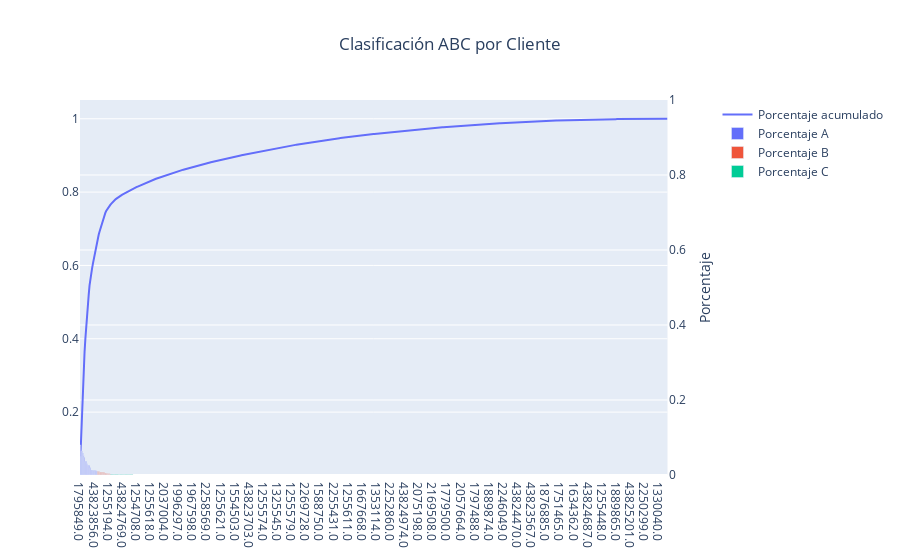

Write notebook code for a chart like this one.
### Code cell
fig = make_subplots(specs=[[{"secondary_y": True}]])

# Agregar gráfico de líneas
fig.add_trace(
    go.Scatter(x=df_customer['CUSTOMER_NO'], y=df_customer['cumulative_percentage'], mode='lines', name='Porcentaje acumulado'),
    secondary_y=False
)

# Agregar gráfico de barras con colores distintos por categoría
colors = px.colors.qualitative.Plotly

categories = df_customer['category'].unique()
for i, category in enumerate(categories):
    df_category = df_customer[df_customer['category'] == category]
    fig.add_trace(
        go.Bar(
            x=df_category['CUSTOMER_NO'],
            y=df_category['percentage'],
            name=f'Porcentaje {category}',
            marker_color=colors[i % len(colors)] 
        ),
        secondary_y=True
    )

# Configurar el rango del eje Porcentaje
fig.update_yaxes(
    range=[0, 1], 
    title_text='Porcentaje',
    secondary_y=True
)

fig.update_layout(
    title_text='Clasificación ABC por Cliente',  
    title_x=0.5 
)

fig.show()

### Figure 1 — Plotly figure (JSON) as saved in the notebook; plotly's stock layout.template omitted (floating-point values rounded to 4 significant figures; data arrays with more than 128 entries replaced by an {"elided": "..."} marker saying what was removed)
{"data": [{"mode": "lines", "name": "Porcentaje acumulado", "type": "scatter", "x": {"elided": "708 str values"}, "xaxis": "x", "y": {"elided": "708 float values"}, "yaxis": "y"}, {"marker": {"color": "#636EFA"}, "name": "Porcentaje A", "type": "bar", "x": ["1795849.0", "1255123.0", "1255548.0", "1740542.0", "1254798.0", "1825549.0", "1369085.0", "1255216.0", "43825307.0", "2015040.0", "1842327.0", "43824564.0", "2203715.0", "43825305.0", "2203449.0", "1345459.0", "1510339.0", "43823856.0", "1418561.0", "1254704.0", "1255193.0"], "xaxis": "x", "y": [0.07967, 0.06346, 0.06313, 0.05838, 0.0523, 0.04754, 0.03652, 0.03648, 0.03024, 0.02663, 0.02611, 0.02506, 0.0192, 0.01359, 0.01304, 0.01288, 0.01281, 0.01277, 0.01176, 0.0116, 0.01049], "yaxis": "y2"}, {"marker": {"color": "#EF553B"}, "name": "Porcentaje B", "type": "bar", "x": ["1255122.0", "43824317.0", "2203719.0", "1254686.0", "43825356.0", "43823585.0", "1254612.0", "43823870.0", "1255557.0", "43824548.0", "1825211.0", "1255192.0", "1254740.0", "1255194.0", "2254513.0", "1254802.0"], "xaxis": "x", "y": [0.01025, 0.009622, 0.008415, 0.008241, 0.008077, 0.007973, 0.007679, 0.007624, 0.006604, 0.005185, 0.004939, 0.004093, 0.003378, 0.003165, 0.003144, 0.002925], "yaxis": "y2"}, {"marker": {"color": "#00CC96"}, "name": "Porcentaje C", "type": "bar", "x": ["43824321.0", "1254707.0", "1254765.0", "1254690.0", "1255585.0", "1254688.0", "1254687.0", "1255235.0", "1254731.0", "1254733.0", "1254720.0", "1551997.0", "1255614.0", "1509644.0", "43824769.0", "1254711.0", "1254734.0", "1402387.0", "1254691.0", "1464940.0", "1254695.0", "1254716.0", "1254737.0", "1255615.0", "1265792.0", "1254692.0", "1417063.0"], "xaxis": "x", "y": [0.002882, 0.002849, 0.002609, 0.002172, 0.002107, 0.001954, 0.001943, 0.001921, 0.001785, 0.001621, 0.001403, 0.001375, 0.001343, 0.001343, 0.001332, 0.001315, 0.00131, 0.001304, 0.001261, 0.001261, 0.001228, 0.001212, 0.00119, 0.001184, 0.001184, 0.001168, 0.00113], "yaxis": "y2"}, {"marker": {"color": "#AB63FA"}, "name": "Porcentaje nan", "type": "bar", "x": [], "xaxis": "x", "y": [], "yaxis": "y2"}], "layout": {"title": {"text": "Clasificación ABC por Cliente", "x": 0.5}, "xaxis": {"anchor": "y", "domain": [0, 0.94]}, "yaxis": {"anchor": "x", "domain": [0, 1]}, "yaxis2": {"anchor": "x", "overlaying": "y", "range": [0, 1], "side": "right", "title": {"text": "Porcentaje"}}}}
